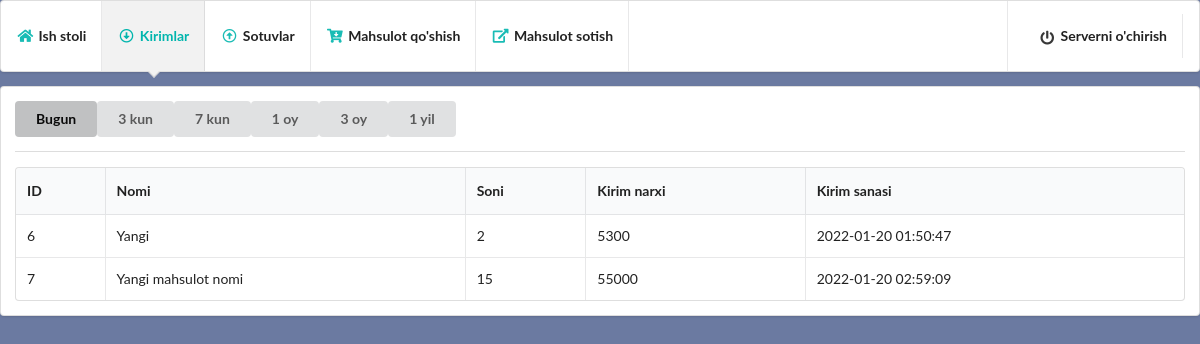
Before: /imports/1 with the older database file.
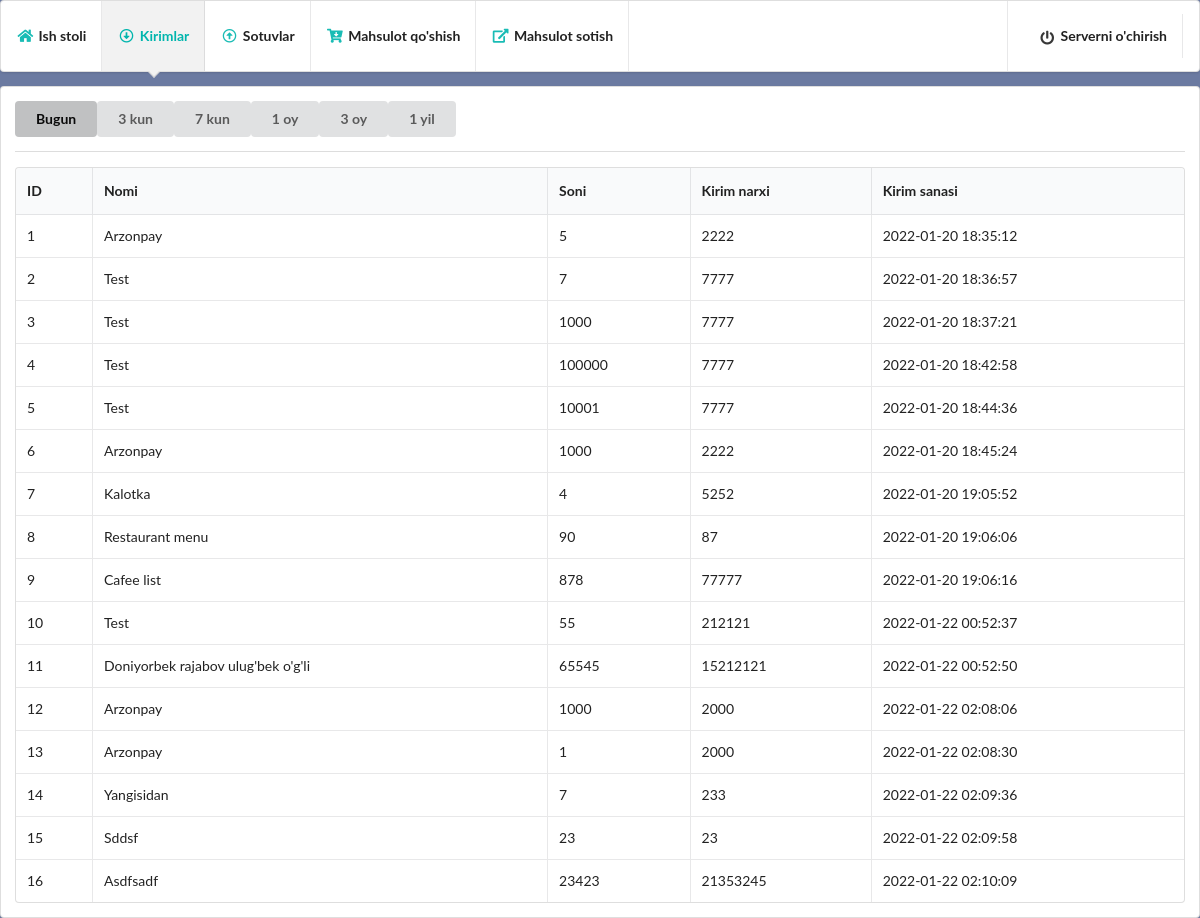
After: the same page with the newer database file.
### modules.py (models this page shows, shortened)
class inheritedClassName(db.Model):
    __abstract__ = True
    def format(self):
        return self.__dict__

@dataclass
class Imports(inheritedClassName):
    id: int
    name: String
    count: int
    in_time: DateTime
    in_price: Integer
    __tablename__ = "imports"
    id = Column(Integer, primary_key=True)
    name = Column(String, nullable=False)
    count = Column(Integer, default=0)
    in_time = Column(DateTime)
    in_price = Column(Integer)

### main.py (the view)
@app.route('/imports/<int:days>')
def imports(days):
    start = date.today() - timedelta(days=days)
    imports_query = Imports.query.filter(Imports.in_time>start).all()
    imports = [imp.format() for imp in imports_query]
    return render_template('imports.html', days=str(days), imports=imports)

### templates/imports.html (shortened to what this page needs)
<!DOCTYPE html>
<html lang="en">
<head>
    <link rel="stylesheet" href="{{ url_for('static', filename='semantic-ui/semantic.min.css') }}">
</head>
<body style="background-color: #6B7AA1;">
    <div class="ui pointing menu teal">
        <a href="/dashboard" class="item">
            <i class="home icon teal"></i>
            <b>Ish stoli</b>
        </a>
        <a href="/imports/1" class="active item">
            <i class="arrow alternate circle down outline icon teal"></i>
            <b>Kirimlar</b>
        </a>
        <a href="/sales/1" class="item">
            <i class="arrow alternate circle up outline icon teal"></i>
            <b>Sotuvlar</b>
        </a>
        <a href="/add_item" class="item">
            <i class="cart arrow down icon teal"></i>
            <b>Mahsulot qo'shish</b>
        </a>
        <a href="/items" class="item">
            <i class="external alternate icon teal"></i>
            <b>Mahsulot sotish</b>
        </a>
        <div class="right menu">
          <div class="item">
              <a href="/stop" class="item">
                  <i class="power off icon"></i>
                  <b>Serverni o'chirish</b>
              </a>
          </div>
      </div>
      </div>
      <div class="ui segment">
        <div class="ui buttons">
          <a href="/imports/1"><button class="ui button {% if days == '1' %} {{ 'active' }} {% endif %}">Bugun</button></a>
          <a href="/imports/3"><button class="ui button {% if days == '3' %} {{ 'active' }} {% endif %}">3 kun</button></a>
          <a href="/imports/7"><button class="ui button {% if days == '7' %} {{ 'active' }} {% endif %}">7 kun</button></a>
          <a href="/imports/30"><button class="ui button {% if days == '30' %} {{ 'active' }} {% endif %}">1 oy</button></a>
          <a href="/imports/90"><button class="ui button {% if days == '90' %} {{ 'active' }} {% endif %}">3 oy</button></a>
          <a href="/imports/365"><button class="ui button {% if days == '365' %} {{ 'active' }} {% endif %}">1 yil</button></a>
        </div>
        <div class="ui divider"></div>
        <table class="ui celled table">
          <thead>
            <tr><th>ID</th>
            <th>Nomi</th>
            <th>Soni</th>
            <th>Kirim narxi</th>
            <th>Kirim sanasi</th>
          </tr></thead>
          <tbody>
            {% if imports %}
            {% for import in imports %}
            <tr>
              <td data-label="id">{{import.id}}</td>
              <td data-label="name">{{import.name}}</td>
              <td data-label="count">{{import.count}}</td>
              <td data-label="in_price">{{import.in_price}}</td>
              <td data-label="in_time">{{import.in_time}}</td>
            </tr>
            {% endfor %}
            {% endif %}
          </tbody>
        </table>
      </div>
</body>
</html>

Changed rows visible on the page:
now on this page (row edited): Imports: id "1", name "Arzonpay", count "5", in_price "2222", in_time "2022-01-20 18:35:12"
now on this page (row edited): Imports: id "2", name "Test", count "7", in_price "7777", in_time "2022-01-20 18:36:57"
now on this page (row edited): Imports: id "3", name "Test", count "1000", in_price "7777", in_time "2022-01-20 18:37:21"
now on this page (row edited): Imports: id "4", name "Test", count "100000", in_price "7777", in_time "2022-01-20 18:42:58"
now on this page (row edited): Imports: id "5", name "Test", count "10001", in_price "7777", in_time "2022-01-20 18:44:36"
changed Imports id 6: name "Yangi" → "Arzonpay"; count "2" → "1000"; in_price "5300" → "2222"; in_time "2022-01-20 01:50:47" → "2022-01-20 18:45:24"
changed Imports id 7: name "Yangi mahsulot nomi" → "Kalotka"; count "15" → "4"; in_price "55000" → "5252"; in_time "2022-01-20 02:59:09" → "2022-01-20 19:05:52"
added Imports: id "8", name "Restaurant menu", count "90", in_price "87", in_time "2022-01-20 19:06:06"
added Imports: id "9", name "Cafee list", count "878", in_price "77777", in_time "2022-01-20 19:06:16"
added Imports: id "10", name "Test", count "55", in_price "212121", in_time "2022-01-22 00:52:37"
added Imports: id "11", name "Doniyorbek rajabov ulug'bek o'g'li", count "65545", in_price "15212121", in_time "2022-01-22 00:52:50"
added Imports: id "12", name "Arzonpay", count "1000", in_price "2000", in_time "2022-01-22 02:08:06"
added Imports: id "13", name "Arzonpay", count "1", in_price "2000", in_time "2022-01-22 02:08:30"
added Imports: id "14", name "Yangisidan", count "7", in_price "233", in_time "2022-01-22 02:09:36"
added Imports: id "15", name "Sddsf", count "23", in_price "23", in_time "2022-01-22 02:09:58"
added Imports: id "16", name "Asdfsadf", count "23423", in_price "21353245", in_time "2022-01-22 02:10:09"
